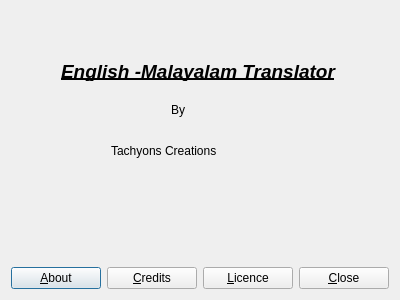
<?xml version="1.0" encoding="UTF-8"?>
<ui version="4.0">
 <class>About</class>
 <widget class="QDialog" name="About">
  <property name="geometry">
   <rect>
    <x>0</x>
    <y>0</y>
    <width>400</width>
    <height>300</height>
   </rect>
  </property>
  <property name="windowTitle">
   <string>About</string>
  </property>
  <layout class="QVBoxLayout" name="verticalLayout">
   <item>
    <widget class="QStackedWidget" name="about">
     <property name="currentIndex">
      <number>0</number>
     </property>
     <widget class="QWidget" name="page">
      <widget class="QLabel" name="label">
       <property name="geometry">
        <rect>
         <x>50</x>
         <y>50</y>
         <width>291</width>
         <height>20</height>
        </rect>
       </property>
       <property name="font">
        <font>
         <pointsize>14</pointsize>
         <weight>75</weight>
         <italic>true</italic>
         <bold>true</bold>
         <underline>true</underline>
        </font>
       </property>
       <property name="text">
        <string>English -Malayalam Translator</string>
       </property>
      </widget>
      <widget class="QLabel" name="label_2">
       <property name="geometry">
        <rect>
         <x>160</x>
         <y>90</y>
         <width>67</width>
         <height>17</height>
        </rect>
       </property>
       <property name="text">
        <string>By</string>
       </property>
      </widget>
      <widget class="QLabel" name="label_3">
       <property name="geometry">
        <rect>
         <x>100</x>
         <y>130</y>
         <width>181</width>
         <height>20</height>
        </rect>
       </property>
       <property name="text">
        <string>Tachyons Creations</string>
       </property>
      </widget>
     </widget>
     <widget class="QWidget" name="page_3">
      <layout class="QVBoxLayout" name="verticalLayout_2">
       <item>
        <widget class="QTabWidget" name="tabWidget">
         <property name="currentIndex">
          <number>1</number>
         </property>
         <widget class="QWidget" name="tab">
          <attribute name="title">
           <string>Written By</string>
          </attribute>
          <layout class="QHBoxLayout" name="horizontalLayout_2">
           <item>
            <widget class="QListWidget" name="listWidget">
             <item>
              <property name="text">
               <string>Aboobacker MK</string>
              </property>
             </item>
            </widget>
           </item>
          </layout>
         </widget>
         <widget class="QWidget" name="tab_2">
          <attribute name="title">
           <string>Art work by</string>
          </attribute>
          <layout class="QVBoxLayout" name="verticalLayout_4">
           <item>
            <widget class="QListWidget" name="listWidget_2">
             <item>
              <property name="text">
               <string>Aboobacker MK</string>
              </property>
             </item>
            </widget>
           </item>
          </layout>
         </widget>
        </widget>
       </item>
      </layout>
     </widget>
     <widget class="QWidget" name="page_4">
      <layout class="QVBoxLayout" name="verticalLayout_5">
       <item>
        <widget class="QPlainTextEdit" name="plain">
         <property name="readOnly">
          <bool>true</bool>
         </property>
         <property name="plainText">
          <string notr="true">Translator is free software; you can redistribute it and/or modify it under the terms of the GNU General Public License as published by the Free Software Foundation; either version 3 of the License, or (at your option) any later version.

Translator is distributed in the hope that it will be useful,
but WITHOUT ANY WARRANTY; without even the implied warranty of
MERCHANTABILITY or FITNESS FOR A PARTICULAR PURPOSE.  See the
GNU General Public License for more details.

You should have received a copy of the GNU General Public License
along with Format Junkie; if not, write to the Free Software Foundation, Inc.,
51 Franklin Street, Fifth Floor, Boston, MA 02110-1301, USA

For further information you can also visit http://www.gnu.org/licenses/gpl.html</string>
         </property>
        </widget>
       </item>
      </layout>
     </widget>
     <widget class="QWidget" name="page_2"/>
    </widget>
   </item>
   <item>
    <layout class="QHBoxLayout" name="horizontalLayout">
     <item>
      <widget class="QPushButton" name="about_button">
       <property name="text">
        <string>&amp;About</string>
       </property>
      </widget>
     </item>
     <item>
      <widget class="QPushButton" name="credits_button">
       <property name="text">
        <string>&amp;Credits</string>
       </property>
      </widget>
     </item>
     <item>
      <widget class="QPushButton" name="license_button">
       <property name="text">
        <string>&amp;Licence</string>
       </property>
      </widget>
     </item>
     <item>
      <widget class="QPushButton" name="close_button">
       <property name="text">
        <string>&amp;Close</string>
       </property>
      </widget>
     </item>
    </layout>
   </item>
  </layout>
 </widget>
 <resources/>
 <connections/>
</ui>
